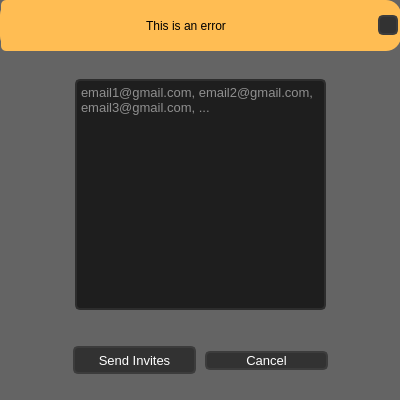
<?xml version="1.0" encoding="UTF-8"?>
<ui version="4.0">
 <class>invites_menu</class>
 <widget class="QDialog" name="invites_menu">
  <property name="geometry">
   <rect>
    <x>0</x>
    <y>0</y>
    <width>400</width>
    <height>400</height>
   </rect>
  </property>
  <property name="minimumSize">
   <size>
    <width>400</width>
    <height>400</height>
   </size>
  </property>
  <property name="maximumSize">
   <size>
    <width>213123</width>
    <height>16777215</height>
   </size>
  </property>
  <property name="windowTitle">
   <string>invites_menu</string>
  </property>
  <property name="styleSheet">
   <string notr="true">QDialog{
 background-color:rgb(100, 100, 100);}</string>
  </property>
  <widget class="QWidget" name="horizontalLayoutWidget">
   <property name="geometry">
    <rect>
     <x>70</x>
     <y>340</y>
     <width>261</width>
     <height>41</height>
    </rect>
   </property>
   <layout class="QHBoxLayout" name="horizontalLayout">
    <item>
     <widget class="QPushButton" name="send_invites_button">
      <property name="maximumSize">
       <size>
        <width>123</width>
        <height>28</height>
       </size>
      </property>
      <property name="font">
       <font>
        <pointsize>10</pointsize>
       </font>
      </property>
      <property name="styleSheet">
       <string notr="true">QPushButton {	
	background-color: rgb(50, 50, 50);
	border: 2px solid rgb(60, 60, 60);
	border-radius: 5px;
	color:white
}
QPushButton:hover {	
	background-color: rgb(60, 60, 60);
	border: 2px solid rgb(70, 70, 70);
}
QPushButton:pressed {	
	background-color:rgb(255, 170, 0);
	border: 2px solid rgb(207, 138, 0);
	color: rgb(35, 35, 35);
}</string>
      </property>
      <property name="text">
       <string>Send Invites</string>
      </property>
     </widget>
    </item>
    <item>
     <widget class="QPushButton" name="cancel_invites_button">
      <property name="maximumSize">
       <size>
        <width>123</width>
        <height>16777215</height>
       </size>
      </property>
      <property name="font">
       <font>
        <pointsize>10</pointsize>
       </font>
      </property>
      <property name="styleSheet">
       <string notr="true">QPushButton {	
	background-color: rgb(50, 50, 50);
	border: 2px solid rgb(60, 60, 60);
	border-radius: 5px;
	color:white
}
QPushButton:hover {	
	background-color: rgb(60, 60, 60);
	border: 2px solid rgb(70, 70, 70);
}
QPushButton:pressed {	
	background-color:rgb(255, 170, 0);
	border: 2px solid rgb(207, 138, 0);
	color: rgb(35, 35, 35);
}</string>
      </property>
      <property name="text">
       <string>Cancel</string>
      </property>
     </widget>
    </item>
   </layout>
  </widget>
  <widget class="QWidget" name="verticalLayoutWidget">
   <property name="geometry">
    <rect>
     <x>0</x>
     <y>54</y>
     <width>402</width>
     <height>281</height>
    </rect>
   </property>
   <layout class="QVBoxLayout" name="verticalLayout">
    <property name="leftMargin">
     <number>75</number>
    </property>
    <item>
     <widget class="QPlainTextEdit" name="send_invites_edit">
      <property name="minimumSize">
       <size>
        <width>251</width>
        <height>231</height>
       </size>
      </property>
      <property name="maximumSize">
       <size>
        <width>251</width>
        <height>231</height>
       </size>
      </property>
      <property name="font">
       <font>
        <pointsize>10</pointsize>
       </font>
      </property>
      <property name="layoutDirection">
       <enum>Qt::LeftToRight</enum>
      </property>
      <property name="styleSheet">
       <string notr="true">QPlainTextEdit {
	border: 2px solid rgb(45, 45, 45);
	border-radius: 5px;
	background-color: rgb(30, 30, 30);	
	color: rgb(255,255,255);
}
QPlainTextEdit:hover {
	border: 2px solid rgb(55, 55, 55);
}
QPlainTextEdit:focus {
	border: 2px solid rgb(207, 138, 0);	
	color: rgb(255, 255, 255);
}</string>
      </property>
      <property name="inputMethodHints">
       <set>Qt::ImhMultiLine</set>
      </property>
      <property name="frameShape">
       <enum>QFrame::StyledPanel</enum>
      </property>
      <property name="lineWidth">
       <number>1</number>
      </property>
      <property name="placeholderText">
       <string>email1@gmail.com, email2@gmail.com, email3@gmail.com, ...</string>
      </property>
     </widget>
    </item>
   </layout>
  </widget>
  <widget class="QLabel" name="send_invites_label">
   <property name="geometry">
    <rect>
     <x>80</x>
     <y>20</y>
     <width>241</width>
     <height>31</height>
    </rect>
   </property>
   <property name="font">
    <font>
     <pointsize>14</pointsize>
    </font>
   </property>
   <property name="text">
    <string>Send Invites</string>
   </property>
   <property name="alignment">
    <set>Qt::AlignCenter</set>
   </property>
  </widget>
  <widget class="QFrame" name="invites_error_frame">
   <property name="geometry">
    <rect>
     <x>0</x>
     <y>0</y>
     <width>401</width>
     <height>51</height>
    </rect>
   </property>
   <property name="styleSheet">
    <string notr="true">QFrame{
background-color: rgb(255, 189, 83);
border-radius: 15px;

}
</string>
   </property>
   <property name="frameShape">
    <enum>QFrame::StyledPanel</enum>
   </property>
   <property name="frameShadow">
    <enum>QFrame::Raised</enum>
   </property>
   <widget class="QWidget" name="horizontalLayoutWidget_2">
    <property name="geometry">
     <rect>
      <x>0</x>
      <y>0</y>
      <width>401</width>
      <height>51</height>
     </rect>
    </property>
    <layout class="QHBoxLayout" name="horizontalLayout_2">
     <item>
      <widget class="QLabel" name="invites_error_label">
       <property name="minimumSize">
        <size>
         <width>370</width>
         <height>0</height>
        </size>
       </property>
       <property name="maximumSize">
        <size>
         <width>370</width>
         <height>16777215</height>
        </size>
       </property>
       <property name="styleSheet">
        <string notr="true">QLabel{
background-color:rgb(255, 189, 83);
border-radius:5px;
}</string>
       </property>
       <property name="text">
        <string>This is an error</string>
       </property>
       <property name="alignment">
        <set>Qt::AlignCenter</set>
       </property>
      </widget>
     </item>
     <item>
      <widget class="QPushButton" name="invites_error_button">
       <property name="minimumSize">
        <size>
         <width>20</width>
         <height>20</height>
        </size>
       </property>
       <property name="maximumSize">
        <size>
         <width>20</width>
         <height>20</height>
        </size>
       </property>
       <property name="styleSheet">
        <string notr="true">QPushButton {	
	background-color: rgb(50, 50, 50);
	border: 2px solid rgb(60, 60, 60);
	border-radius: 5px;
}
QPushButton:hover {	
	background-color: rgb(60, 60, 60);
	border: 2px solid rgb(70, 70, 70);
}
QPushButton:pressed {	
	background-color: rgb(255, 189, 83);
	border: 2px solid rgb(255, 165, 24);	
	color: rgb(35, 35, 35);
}</string>
       </property>
       <property name="text">
        <string/>
       </property>
      </widget>
     </item>
    </layout>
   </widget>
  </widget>
 </widget>
 <resources/>
 <connections/>
</ui>
